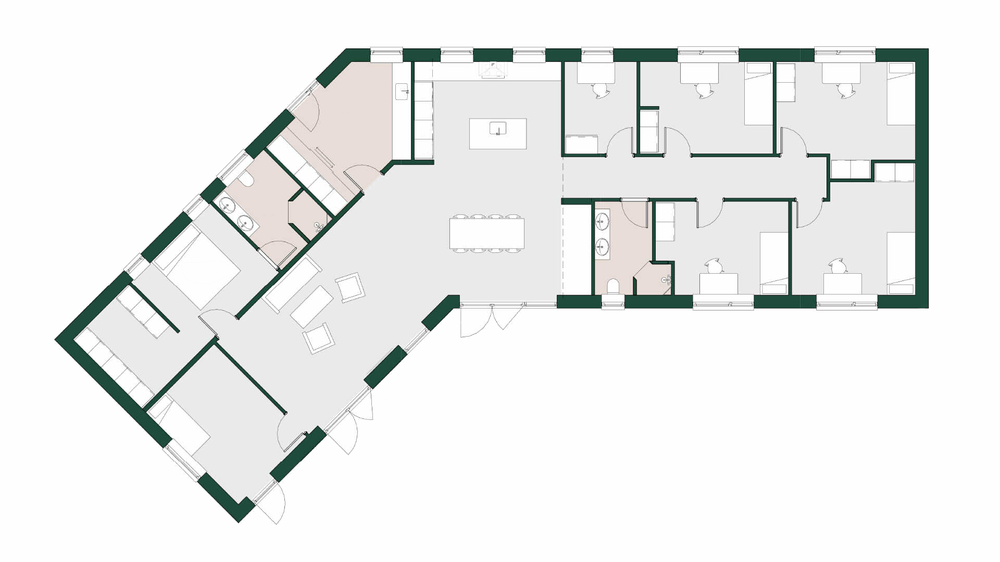
#> input picture Simulation/bckup/2.0/images/Notext.png, 1000 x 562 px, shrunk from 1920 x 1080 before the run, found by its file name
$ python binaryMsk.py
#> lines starting #> are read from the running program, lines starting #| are printed output that depends on the picture; after the words box and inside, x2 and y2 are one past the last pixel; in counts of white or black regions, pixels touching at a corner belong together
from PIL import Image, ImageFilter, ImageOps
import numpy as np
import matplotlib.pyplot as plt
import cv2

# Load the original image
image_path = "images/Notext.png"
original = Image.open(image_path).convert("L")  # convert to grayscale
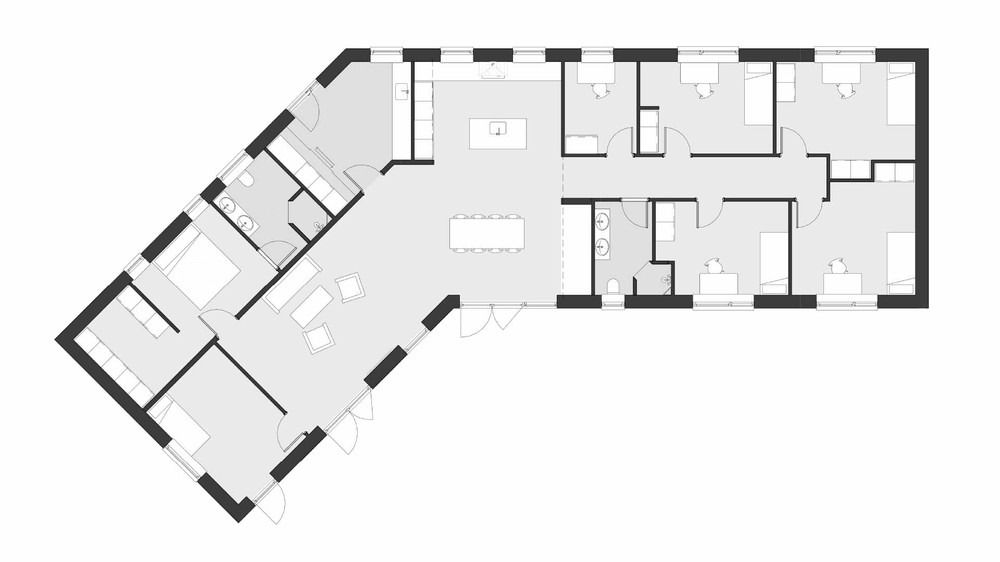
#> original: PIL image 1000x562 L; min 0, max 255, mean 237.2

# Convert to numpy array and apply adaptive thresholding using OpenCV
image_np = np.array(original)
blurred = cv2.GaussianBlur(image_np, (5, 5), 0)
_, binary_mask = cv2.threshold(blurred, 180, 255, cv2.THRESH_BINARY_INV)
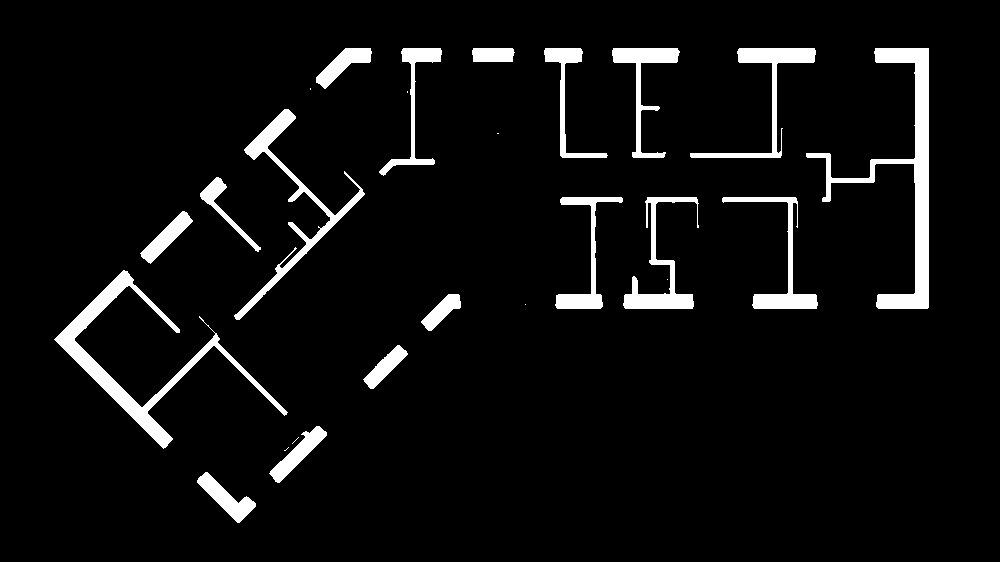
#> binary_mask: shape (562, 1000); 5.7% white; 25 white regions (7 under 20 px), largest, box (x1, y1, x2, y2) and area: (806, 48, 929, 309) 5729, (54, 270, 288, 449) 4946, (234, 109, 365, 320) 2901
invertedMask = cv2.bitwise_not(binary_mask)
# Save binary mask
binary_image = Image.fromarray(invertedMask)
binary_image_path = "images/floorplan_binary_mask.png"
binary_image.save(binary_image_path)

binary_image_path

$ run again, with Simulation/bckup/2.0/images/Rooms.png copied over Simulation/bckup/2.0/images/Notext.png
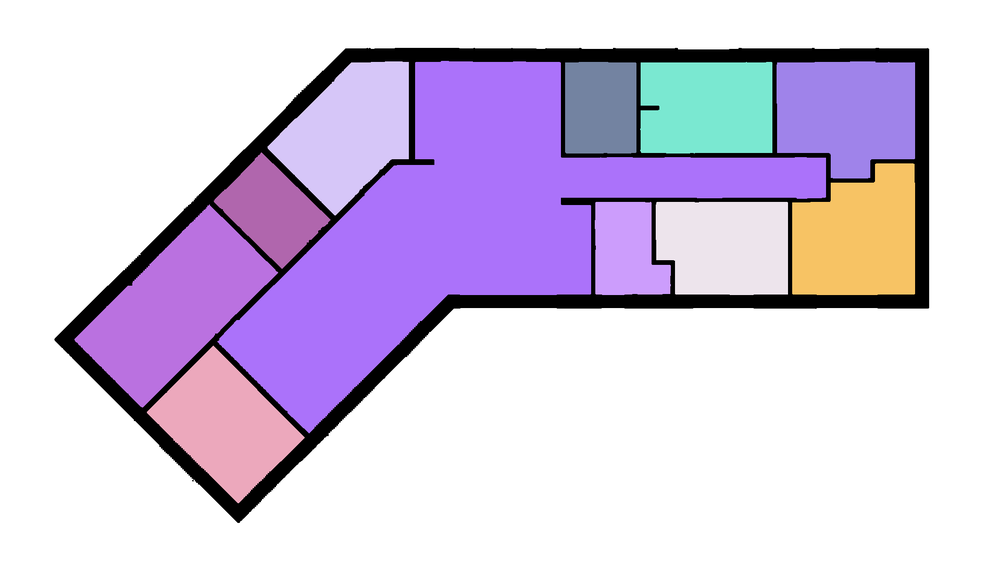
#> input picture Simulation/bckup/2.0/images/Rooms.png, 1000 x 562 px, shrunk from 1920 x 1080 before the run, found by its file name
#> `original = Image.open(image_path).convert("L")`:
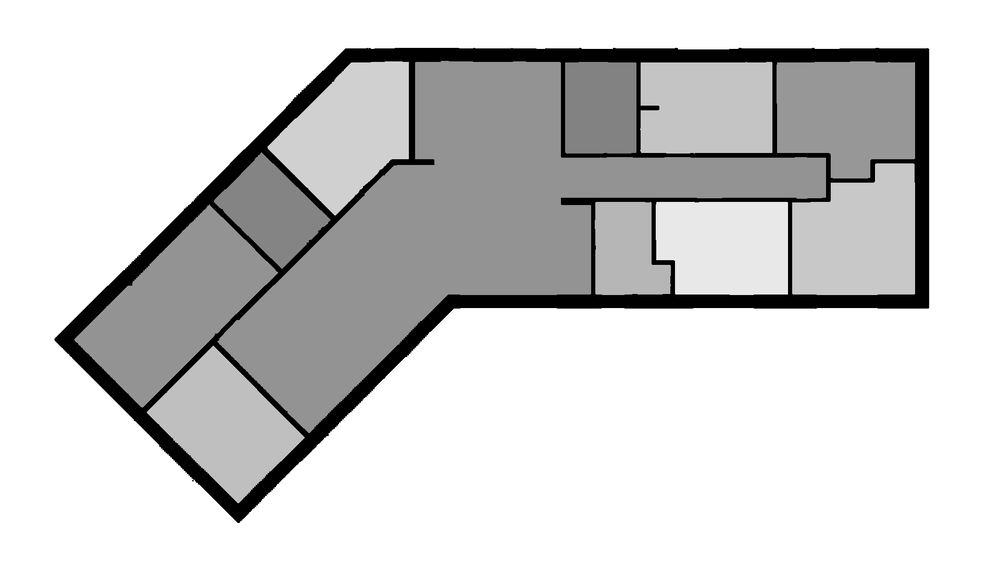
#> original: PIL image 1000x562 L; min 0, max 255, mean 206.4
#> `_, binary_mask = cv2.threshold(blurred, 180, 255, cv2.THRESH_BINARY_INV)`:
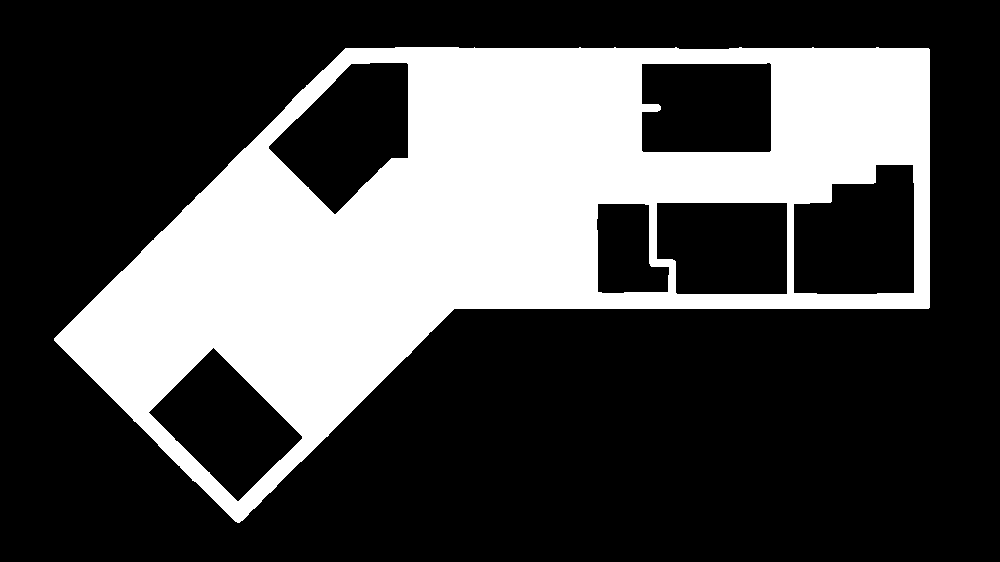
#> binary_mask: shape (562, 1000); 29.8% white; 1 white region, box (x1, y1, x2, y2) and area: (54, 47, 930, 523) 167715
